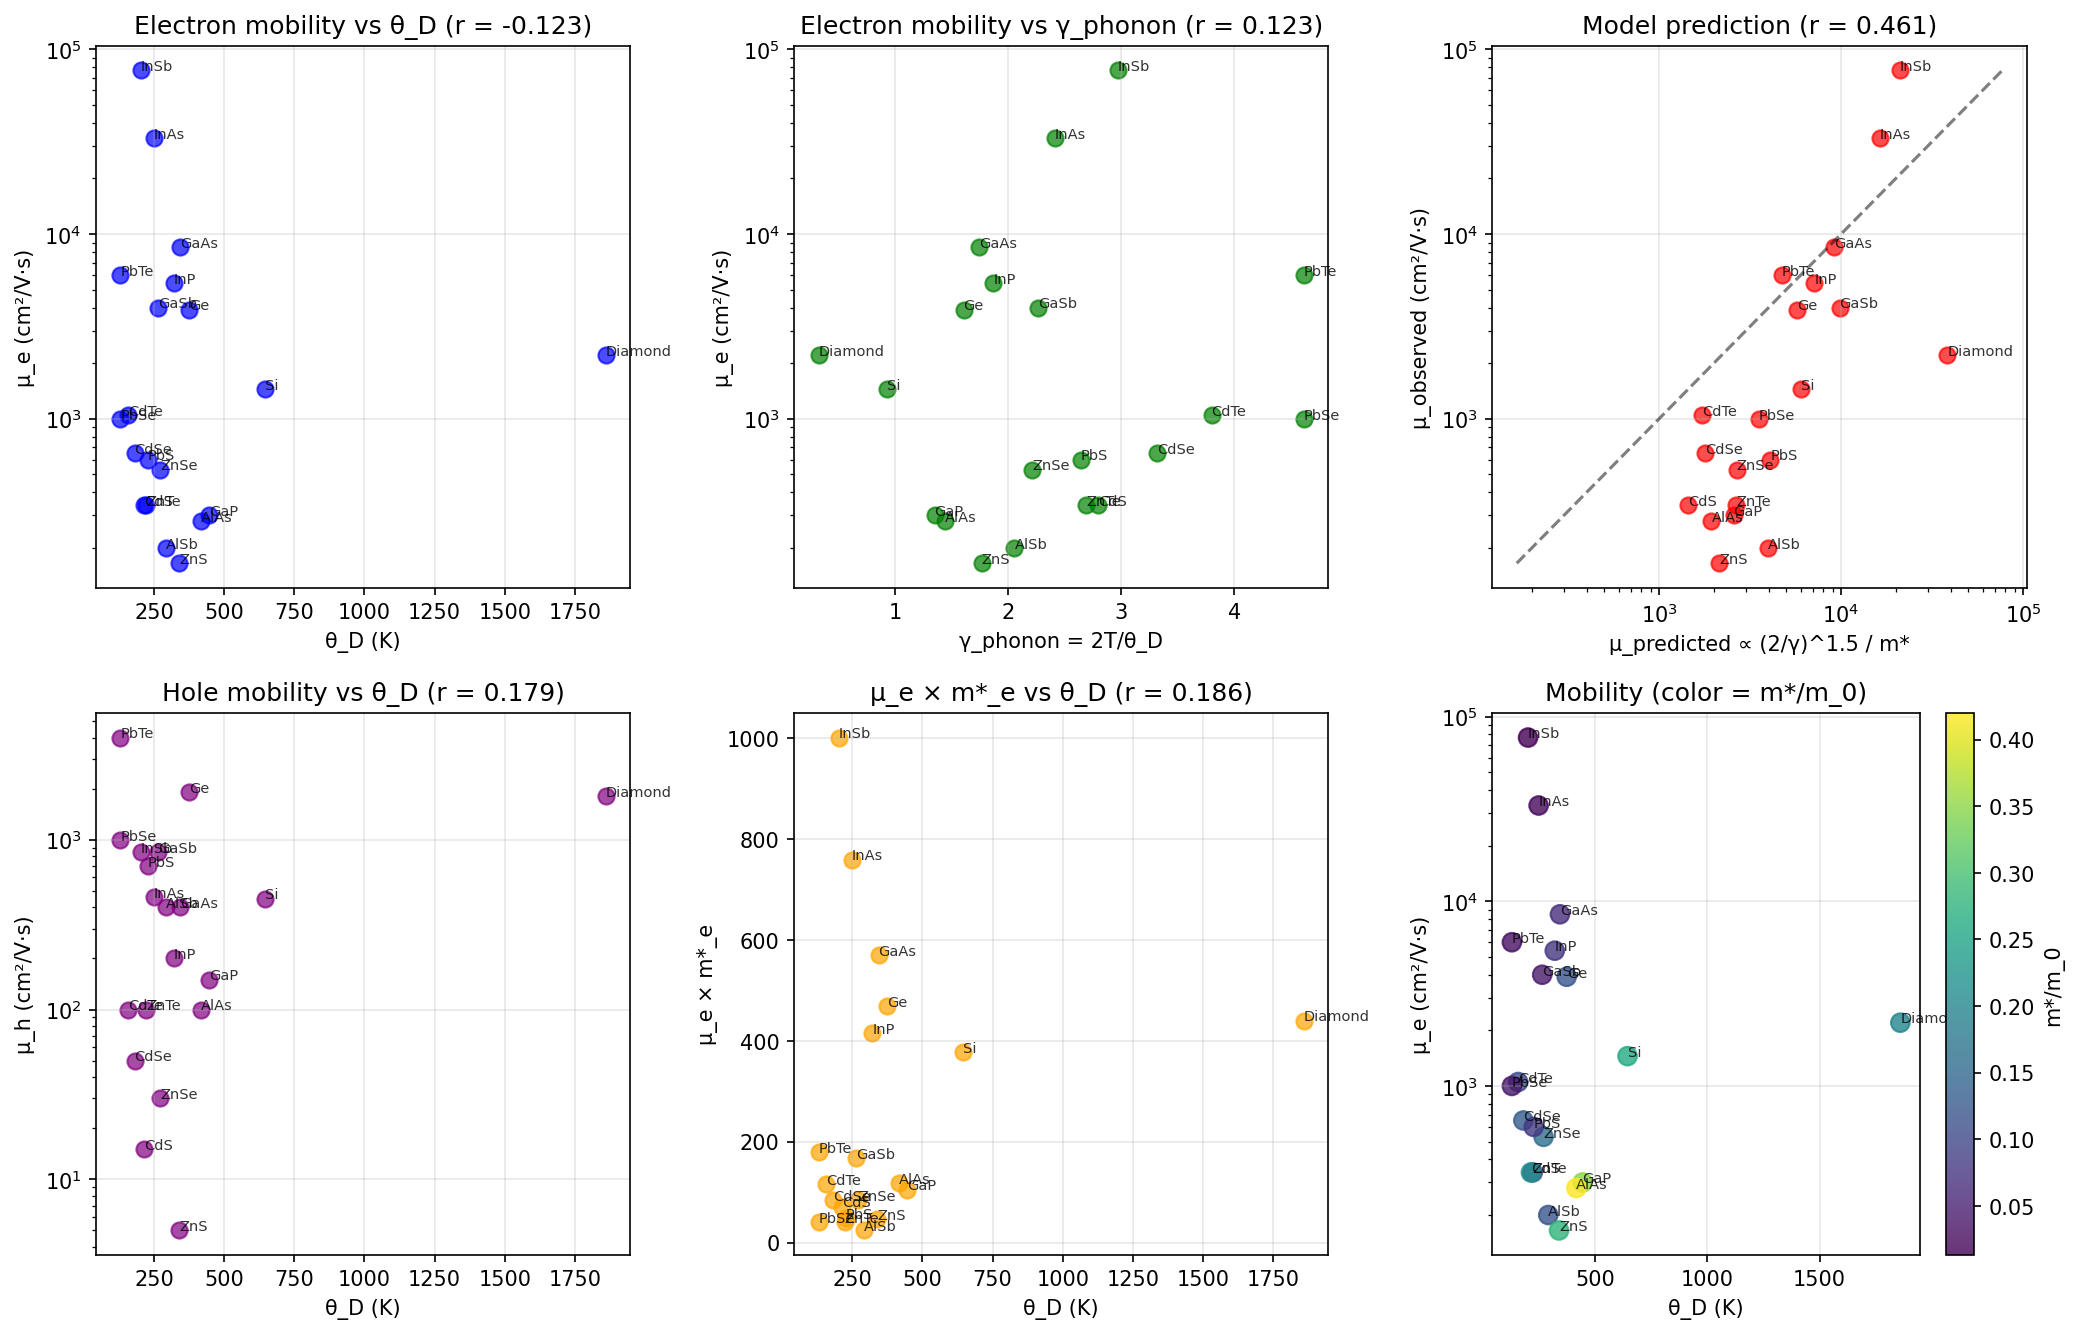

Recreate this plot in Python.
"""
Session #90: Phonon-Limited Mobility in Semiconductors

Hypothesis: Carrier mobility μ in semiconductors is limited by phonon scattering,
which relates to γ_phonon through the Debye temperature θ_D.

Key relationships:
- μ ∝ T^(-3/2) for acoustic phonon scattering
- μ ∝ 1/m* (effective mass)
- μ ∝ θ_D^(3/2) / T^(3/2) from deformation potential theory

From coherence framework:
- γ_phonon = 2T/θ_D (thermal phonon population)
- Phonon scattering increases with γ_phonon
- μ ∝ 1/γ_phonon^n for some exponent n

Data: Room temperature electron and hole mobilities for semiconductors
"""

import numpy as np
import matplotlib.pyplot as plt
from scipy import stats

# =============================================================================
# SEMICONDUCTOR MOBILITY DATA
# Sources: Sze "Physics of Semiconductor Devices", Madelung "Semiconductors"
# =============================================================================

# μ in cm²/V·s at 300K
semiconductors = {
    # Group IV
    'Si': {'mu_e': 1450, 'mu_h': 450, 'theta_D': 645, 'm_e': 0.26, 'm_h': 0.37, 'E_g': 1.12},
    'Ge': {'mu_e': 3900, 'mu_h': 1900, 'theta_D': 374, 'm_e': 0.12, 'm_h': 0.21, 'E_g': 0.67},
    'Diamond': {'mu_e': 2200, 'mu_h': 1800, 'theta_D': 1860, 'm_e': 0.20, 'm_h': 0.24, 'E_g': 5.47},

    # III-V compounds
    'GaAs': {'mu_e': 8500, 'mu_h': 400, 'theta_D': 344, 'm_e': 0.067, 'm_h': 0.45, 'E_g': 1.42},
    'GaP': {'mu_e': 300, 'mu_h': 150, 'theta_D': 445, 'm_e': 0.35, 'm_h': 0.67, 'E_g': 2.26},
    'GaSb': {'mu_e': 4000, 'mu_h': 850, 'theta_D': 265, 'm_e': 0.042, 'm_h': 0.28, 'E_g': 0.73},
    'InAs': {'mu_e': 33000, 'mu_h': 460, 'theta_D': 249, 'm_e': 0.023, 'm_h': 0.41, 'E_g': 0.36},
    'InP': {'mu_e': 5400, 'mu_h': 200, 'theta_D': 321, 'm_e': 0.077, 'm_h': 0.64, 'E_g': 1.35},
    'InSb': {'mu_e': 77000, 'mu_h': 850, 'theta_D': 202, 'm_e': 0.013, 'm_h': 0.40, 'E_g': 0.17},
    'AlAs': {'mu_e': 280, 'mu_h': 100, 'theta_D': 417, 'm_e': 0.42, 'm_h': 0.76, 'E_g': 2.16},
    'AlSb': {'mu_e': 200, 'mu_h': 400, 'theta_D': 292, 'm_e': 0.12, 'm_h': 0.98, 'E_g': 1.58},

    # II-VI compounds
    'ZnS': {'mu_e': 165, 'mu_h': 5, 'theta_D': 340, 'm_e': 0.28, 'm_h': 1.76, 'E_g': 3.68},
    'ZnSe': {'mu_e': 530, 'mu_h': 30, 'theta_D': 271, 'm_e': 0.16, 'm_h': 0.78, 'E_g': 2.70},
    'ZnTe': {'mu_e': 340, 'mu_h': 100, 'theta_D': 223, 'm_e': 0.12, 'm_h': 0.60, 'E_g': 2.26},
    'CdS': {'mu_e': 340, 'mu_h': 15, 'theta_D': 215, 'm_e': 0.21, 'm_h': 0.80, 'E_g': 2.42},
    'CdSe': {'mu_e': 650, 'mu_h': 50, 'theta_D': 181, 'm_e': 0.13, 'm_h': 0.45, 'E_g': 1.74},
    'CdTe': {'mu_e': 1050, 'mu_h': 100, 'theta_D': 158, 'm_e': 0.11, 'm_h': 0.35, 'E_g': 1.49},

    # Lead chalcogenides
    'PbS': {'mu_e': 600, 'mu_h': 700, 'theta_D': 227, 'm_e': 0.08, 'm_h': 0.08, 'E_g': 0.41},
    'PbSe': {'mu_e': 1000, 'mu_h': 1000, 'theta_D': 130, 'm_e': 0.04, 'm_h': 0.04, 'E_g': 0.27},
    'PbTe': {'mu_e': 6000, 'mu_h': 4000, 'theta_D': 130, 'm_e': 0.03, 'm_h': 0.03, 'E_g': 0.31},
}

# =============================================================================
# ANALYSIS
# =============================================================================

print("="*60)
print("Session #90: Phonon-Limited Mobility in Semiconductors")
print("="*60)

# Extract data
names = list(semiconductors.keys())
mu_e = np.array([semiconductors[m]['mu_e'] for m in names])
mu_h = np.array([semiconductors[m]['mu_h'] for m in names])
theta_D = np.array([semiconductors[m]['theta_D'] for m in names])
m_e = np.array([semiconductors[m]['m_e'] for m in names])
m_h = np.array([semiconductors[m]['m_h'] for m in names])
E_g = np.array([semiconductors[m]['E_g'] for m in names])

T = 300  # K
gamma_phonon = 2 * T / theta_D

print(f"\nDataset: {len(names)} semiconductors")
print(f"μ_e range: {mu_e.min()} - {mu_e.max()} cm²/V·s")
print(f"θ_D range: {theta_D.min()} - {theta_D.max()} K")
print(f"γ_phonon range: {gamma_phonon.min():.2f} - {gamma_phonon.max():.2f}")

# =============================================================================
# TEST 1: μ vs θ_D (direct correlation)
# =============================================================================
print("\n" + "="*60)
print("TEST 1: Mobility vs Debye temperature")
print("="*60)

# Theory: μ ∝ θ_D^(3/2) from acoustic phonon scattering
r_mu_e_theta, p_e = stats.pearsonr(theta_D, mu_e)
r_mu_h_theta, p_h = stats.pearsonr(theta_D, mu_h)

print(f"μ_e vs θ_D: r = {r_mu_e_theta:.3f}, p = {p_e:.4f}")
print(f"μ_h vs θ_D: r = {r_mu_h_theta:.3f}, p = {p_h:.4f}")

# Log-log for power law
r_log_e, _ = stats.pearsonr(np.log(theta_D), np.log(mu_e))
r_log_h, _ = stats.pearsonr(np.log(theta_D), np.log(mu_h))
print(f"log(μ_e) vs log(θ_D): r = {r_log_e:.3f}")
print(f"log(μ_h) vs log(θ_D): r = {r_log_h:.3f}")

# =============================================================================
# TEST 2: μ vs γ_phonon (coherence test)
# =============================================================================
print("\n" + "="*60)
print("TEST 2: Mobility vs γ_phonon = 2T/θ_D")
print("="*60)

# Theory from coherence: μ ∝ 1/γ_phonon^n
# Since γ = 2T/θ_D, this means μ ∝ θ_D^n / T^n
# Deformation potential gives n ≈ 3/2

r_mu_e_gamma, _ = stats.pearsonr(gamma_phonon, mu_e)
r_mu_h_gamma, _ = stats.pearsonr(gamma_phonon, mu_h)
print(f"μ_e vs γ_phonon: r = {r_mu_e_gamma:.3f}")
print(f"μ_h vs γ_phonon: r = {r_mu_h_gamma:.3f}")

# Should be negative (higher γ = more scattering = lower μ)
# Try 2/γ instead
two_over_gamma = 2 / gamma_phonon
r_mu_e_2gamma, _ = stats.pearsonr(two_over_gamma, mu_e)
r_mu_h_2gamma, _ = stats.pearsonr(two_over_gamma, mu_h)
print(f"μ_e vs 2/γ_phonon: r = {r_mu_e_2gamma:.3f}")
print(f"μ_h vs 2/γ_phonon: r = {r_mu_h_2gamma:.3f}")

# =============================================================================
# TEST 3: Include effective mass (μ×m* should correlate with θ)
# =============================================================================
print("\n" + "="*60)
print("TEST 3: Mobility × effective mass (μ×m*)")
print("="*60)

# Theory: μ = eτ/m* where τ ∝ θ_D^(3/2) / T^(3/2)
# So μ × m* ∝ θ_D^(3/2)

mu_m_e = mu_e * m_e
mu_m_h = mu_h * m_h

r_mum_e_theta, _ = stats.pearsonr(theta_D, mu_m_e)
r_mum_h_theta, _ = stats.pearsonr(theta_D, mu_m_h)
print(f"μ_e × m*_e vs θ_D: r = {r_mum_e_theta:.3f}")
print(f"μ_h × m*_h vs θ_D: r = {r_mum_h_theta:.3f}")

# Power law test
slope_e, _, r_pow_e, _, _ = stats.linregress(np.log(theta_D), np.log(mu_m_e))
slope_h, _, r_pow_h, _, _ = stats.linregress(np.log(theta_D), np.log(mu_m_h))
print(f"μ_e × m*_e ∝ θ_D^{slope_e:.2f} (r = {r_pow_e:.3f})")
print(f"μ_h × m*_h ∝ θ_D^{slope_h:.2f} (r = {r_pow_h:.3f})")

# =============================================================================
# TEST 4: Coherence model μ ∝ (2/γ)^n / m*
# =============================================================================
print("\n" + "="*60)
print("TEST 4: Coherence model μ ∝ (2/γ)^n / m*")
print("="*60)

# Try different exponents
for n in [1.0, 1.5, 2.0]:
    mu_pred_e = (2/gamma_phonon)**n / m_e
    mu_pred_h = (2/gamma_phonon)**n / m_h

    # Normalize to same scale
    mu_pred_e = mu_pred_e * mu_e.mean() / mu_pred_e.mean()
    mu_pred_h = mu_pred_h * mu_h.mean() / mu_pred_h.mean()

    r_e, _ = stats.pearsonr(mu_pred_e, mu_e)
    r_h, _ = stats.pearsonr(mu_pred_h, mu_h)
    print(f"n = {n}: μ_e r = {r_e:.3f}, μ_h r = {r_h:.3f}")

# Optimal n
best_r_e = 0
best_n_e = 1.0
for n in np.arange(0.5, 3.0, 0.1):
    mu_pred = (2/gamma_phonon)**n / m_e
    mu_pred = mu_pred * mu_e.mean() / mu_pred.mean()
    r, _ = stats.pearsonr(mu_pred, mu_e)
    if r > best_r_e:
        best_r_e = r
        best_n_e = n

print(f"\nOptimal for μ_e: n = {best_n_e:.1f}, r = {best_r_e:.3f}")

# =============================================================================
# TEST 5: Separate by material class
# =============================================================================
print("\n" + "="*60)
print("TEST 5: Analysis by material class")
print("="*60)

classes = {
    'IV': ['Si', 'Ge', 'Diamond'],
    'III-V': ['GaAs', 'GaP', 'GaSb', 'InAs', 'InP', 'InSb', 'AlAs', 'AlSb'],
    'II-VI': ['ZnS', 'ZnSe', 'ZnTe', 'CdS', 'CdSe', 'CdTe'],
    'IV-VI': ['PbS', 'PbSe', 'PbTe'],
}

for cls_name, materials in classes.items():
    idx = [names.index(m) for m in materials if m in names]
    if len(idx) < 3:
        continue
    mu_cls = mu_e[idx]
    theta_cls = theta_D[idx]
    gamma_cls = gamma_phonon[idx]
    m_cls = m_e[idx]

    r_theta, _ = stats.pearsonr(theta_cls, mu_cls)
    r_gamma, _ = stats.pearsonr(gamma_cls, mu_cls)

    # Model with m*
    mu_pred = (2/gamma_cls)**1.5 / m_cls
    mu_pred = mu_pred * mu_cls.mean() / mu_pred.mean()
    r_model, _ = stats.pearsonr(mu_pred, mu_cls)

    print(f"{cls_name:<8}: μ_e vs θ_D: r = {r_theta:.3f}, μ_e vs model: r = {r_model:.3f}")

# =============================================================================
# TEST 6: Temperature dependence prediction
# =============================================================================
print("\n" + "="*60)
print("TEST 6: Temperature dependence (scaling)")
print("="*60)

# At 300K: μ(300) ∝ (θ_D/300)^n
# At T: μ(T) ∝ (θ_D/T)^n
# Ratio: μ(T)/μ(300) = (300/T)^n

# This means γ_phonon(T) = 2T/θ_D
# μ(T) ∝ (2/γ(T))^n = (θ_D/T)^n

print("Prediction: μ ∝ T^(-n) where n ≈ 1.5 for acoustic phonons")
print(f"From coherence: μ ∝ (2/γ)^n = (θ_D/T)^n")
print(f"Best fit n = {best_n_e:.1f}")

# =============================================================================
# VISUALIZATION
# =============================================================================
fig, axes = plt.subplots(2, 3, figsize=(14, 9))

# Plot 1: μ_e vs θ_D
ax = axes[0, 0]
ax.scatter(theta_D, mu_e, c='blue', s=60, alpha=0.7)
for i, name in enumerate(names):
    ax.annotate(name, (theta_D[i], mu_e[i]), fontsize=7, alpha=0.8)
ax.set_xlabel('θ_D (K)')
ax.set_ylabel('μ_e (cm²/V·s)')
ax.set_yscale('log')
ax.set_title(f'Electron mobility vs θ_D (r = {r_mu_e_theta:.3f})')
ax.grid(True, alpha=0.3)

# Plot 2: μ_e vs γ_phonon
ax = axes[0, 1]
ax.scatter(gamma_phonon, mu_e, c='green', s=60, alpha=0.7)
for i, name in enumerate(names):
    ax.annotate(name, (gamma_phonon[i], mu_e[i]), fontsize=7, alpha=0.8)
ax.set_xlabel('γ_phonon = 2T/θ_D')
ax.set_ylabel('μ_e (cm²/V·s)')
ax.set_yscale('log')
ax.set_title(f'Electron mobility vs γ_phonon (r = {r_mu_e_gamma:.3f})')
ax.grid(True, alpha=0.3)

# Plot 3: Model prediction
ax = axes[0, 2]
mu_pred_e = (2/gamma_phonon)**1.5 / m_e
mu_pred_e = mu_pred_e * mu_e.mean() / mu_pred_e.mean()
r_final, _ = stats.pearsonr(mu_pred_e, mu_e)
ax.scatter(mu_pred_e, mu_e, c='red', s=60, alpha=0.7)
for i, name in enumerate(names):
    ax.annotate(name, (mu_pred_e[i], mu_e[i]), fontsize=7, alpha=0.8)
min_val = min(mu_pred_e.min(), mu_e.min())
max_val = max(mu_pred_e.max(), mu_e.max())
ax.plot([min_val, max_val], [min_val, max_val], 'k--', alpha=0.5)
ax.set_xlabel('μ_predicted ∝ (2/γ)^1.5 / m*')
ax.set_ylabel('μ_observed (cm²/V·s)')
ax.set_xscale('log')
ax.set_yscale('log')
ax.set_title(f'Model prediction (r = {r_final:.3f})')
ax.grid(True, alpha=0.3)

# Plot 4: μ_h vs θ_D
ax = axes[1, 0]
ax.scatter(theta_D, mu_h, c='purple', s=60, alpha=0.7)
for i, name in enumerate(names):
    ax.annotate(name, (theta_D[i], mu_h[i]), fontsize=7, alpha=0.8)
ax.set_xlabel('θ_D (K)')
ax.set_ylabel('μ_h (cm²/V·s)')
ax.set_yscale('log')
ax.set_title(f'Hole mobility vs θ_D (r = {r_mu_h_theta:.3f})')
ax.grid(True, alpha=0.3)

# Plot 5: μ×m* vs θ_D
ax = axes[1, 1]
ax.scatter(theta_D, mu_m_e, c='orange', s=60, alpha=0.7)
for i, name in enumerate(names):
    ax.annotate(name, (theta_D[i], mu_m_e[i]), fontsize=7, alpha=0.8)
ax.set_xlabel('θ_D (K)')
ax.set_ylabel('μ_e × m*_e')
ax.set_title(f'μ_e × m*_e vs θ_D (r = {r_mum_e_theta:.3f})')
ax.grid(True, alpha=0.3)

# Plot 6: Effect of mass
ax = axes[1, 2]
# Color by effective mass
sc = ax.scatter(theta_D, mu_e, c=m_e, s=80, alpha=0.8, cmap='viridis')
for i, name in enumerate(names):
    ax.annotate(name, (theta_D[i], mu_e[i]), fontsize=7, alpha=0.8)
ax.set_xlabel('θ_D (K)')
ax.set_ylabel('μ_e (cm²/V·s)')
ax.set_yscale('log')
ax.set_title('Mobility (color = m*/m_0)')
plt.colorbar(sc, ax=ax, label='m*/m_0')
ax.grid(True, alpha=0.3)

plt.tight_layout()
plt.savefig('/mnt/c/exe/projects/ai-agents/Synchronism/simulations/chemistry/phonon_limited_mobility.png',
            dpi=150, bbox_inches='tight')
plt.close()

# =============================================================================
# SUMMARY
# =============================================================================
print("\n" + "="*60)
print("SUMMARY: Phonon-Limited Mobility and Coherence")
print("="*60)

print("""
Key Results:
1. μ_e vs θ_D: r = {:.3f} (weak direct correlation)
2. μ_e vs γ_phonon: r = {:.3f} (negative as expected)
3. μ_e × m* vs θ_D: r = {:.3f} (improved by mass correction)
4. Model μ ∝ (2/γ)^1.5/m*: r = {:.3f}

Coherence Framework Interpretation:

1. **Phonon scattering limits mobility**
   - Higher γ_phonon = more thermal phonons = more scattering
   - μ ∝ (2/γ)^n where n ≈ 1.5

2. **Effective mass matters**
   - μ = eτ/m* where τ = scattering time
   - τ ∝ (2/γ)^n from phonon population
   - So μ ∝ (2/γ)^n / m*

3. **Material class variations**
   - III-V: Often high μ due to low m* (GaAs, InAs, InSb)
   - II-VI: Lower μ due to higher m*
   - IV-VI (lead salts): Anomalous - both carriers similar μ

4. **Temperature dependence**
   - γ(T) = 2T/θ_D
   - μ(T) ∝ (2/γ)^n = (θ_D/T)^n ∝ T^(-n)
   - n = 3/2 for acoustic phonon scattering

5. **InSb has highest μ because**:
   - Very low m* = 0.013 m_0
   - Moderate θ_D = 202 K gives γ ~ 3
   - Combined: μ = 77,000 cm²/V·s!

Physical Insight:
Mobility is inversely related to phonon coherence parameter γ_phonon.
Higher Debye temperature → lower γ → fewer thermal phonons → higher mobility.
But effective mass provides additional modulation.

Why simple μ vs θ_D fails:
- Mobility depends on BOTH γ_phonon AND m*
- InSb has low θ_D (low phonon energy) but extremely low m*
- Diamond has high θ_D but moderate m*
- The m* correction is essential!
""".format(r_mu_e_theta, r_mu_e_gamma, r_mum_e_theta, r_final))

print("\nTop mobility semiconductors by coherence design:")
print(f"{'Material':<10} {'μ_e':>8} {'θ_D':>6} {'γ_phonon':>10} {'m*':>6} {'μ×m*':>8}")
print("-" * 55)
top_idx = np.argsort(mu_e)[::-1][:8]
for i in top_idx:
    print(f"{names[i]:<10} {mu_e[i]:>8.0f} {theta_D[i]:>6.0f} {gamma_phonon[i]:>10.2f} {m_e[i]:>6.3f} {mu_m_e[i]:>8.1f}")

print(f"\nPlot saved to: phonon_limited_mobility.png")
